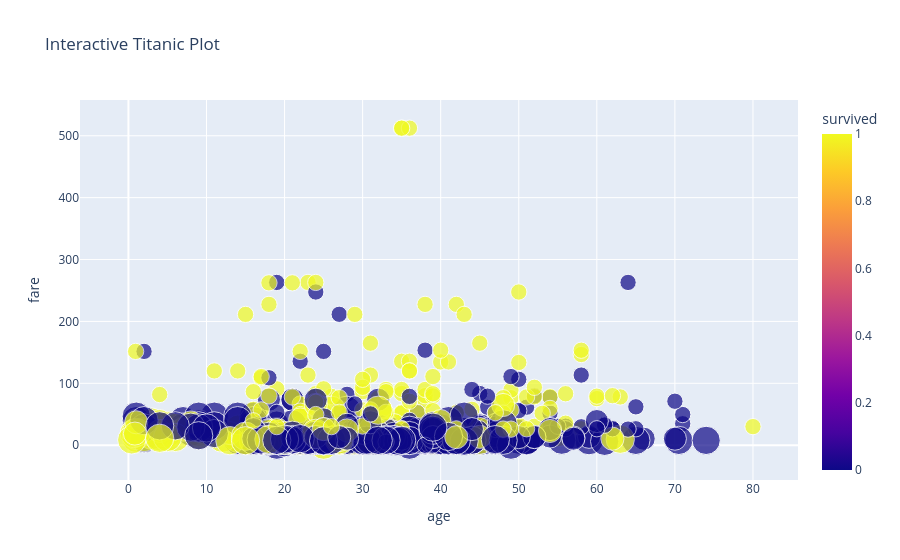

Notebook code cell kept with this figure:
### Markdown cell above
# Plotly

### Code cell
import plotly.express as px

fig = px.scatter(df2, x='age', y='fare', color='survived', size='pclass',
                 hover_data=['sex', 'embarked'], title='Interactive Titanic Plot')
fig.show()

### Figure 1 — Plotly figure (JSON) as saved in the notebook; plotly's stock layout.template omitted (floating-point values rounded to 4 significant figures; data arrays with more than 128 entries replaced by an {"elided": "..."} marker saying what was removed)
{"data": [{"customdata": {"elided": "891x2 str values"}, "hovertemplate": "age=%{x}<br>fare=%{y}<br>pclass=%{marker.size}<br>sex=%{customdata[0]}<br>embarked=%{customdata[1]}<br>survived=%{marker.color}<extra></extra>", "legendgroup": "", "marker": {"color": {"elided": "891 int values"}, "coloraxis": "coloraxis", "size": {"elided": "891 int values"}, "sizemode": "area", "sizeref": 0.0075, "symbol": "circle"}, "mode": "markers", "name": "", "orientation": "v", "showlegend": false, "type": "scatter", "x": {"elided": "891 float values"}, "xaxis": "x", "y": {"elided": "891 float values"}, "yaxis": "y"}], "layout": {"coloraxis": {"colorbar": {"title": {"text": "survived"}}, "colorscale": [[0, "#0d0887"], [0.1111, "#46039f"], [0.2222, "#7201a8"], [0.3333, "#9c179e"], [0.4444, "#bd3786"], [0.5556, "#d8576b"], [0.6667, "#ed7953"], [0.7778, "#fb9f3a"], [0.8889, "#fdca26"], [1, "#f0f921"]]}, "legend": {"itemsizing": "constant", "tracegroupgap": 0}, "title": {"text": "Interactive Titanic Plot"}, "xaxis": {"anchor": "y", "domain": [0, 1], "title": {"text": "age"}}, "yaxis": {"anchor": "x", "domain": [0, 1], "title": {"text": "fare"}}}}
